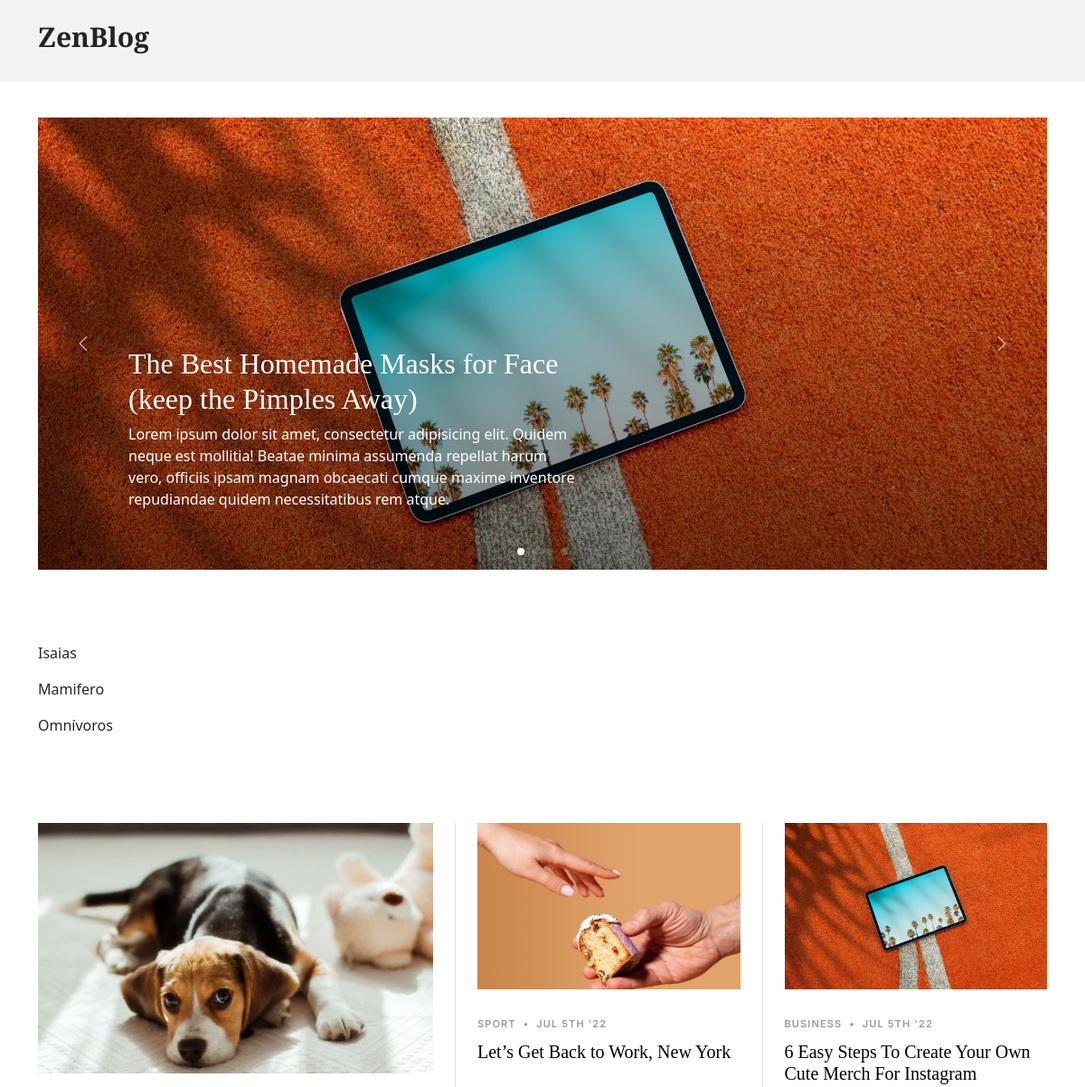
Before: /Appzoologico/ (upper part) with the older database file.
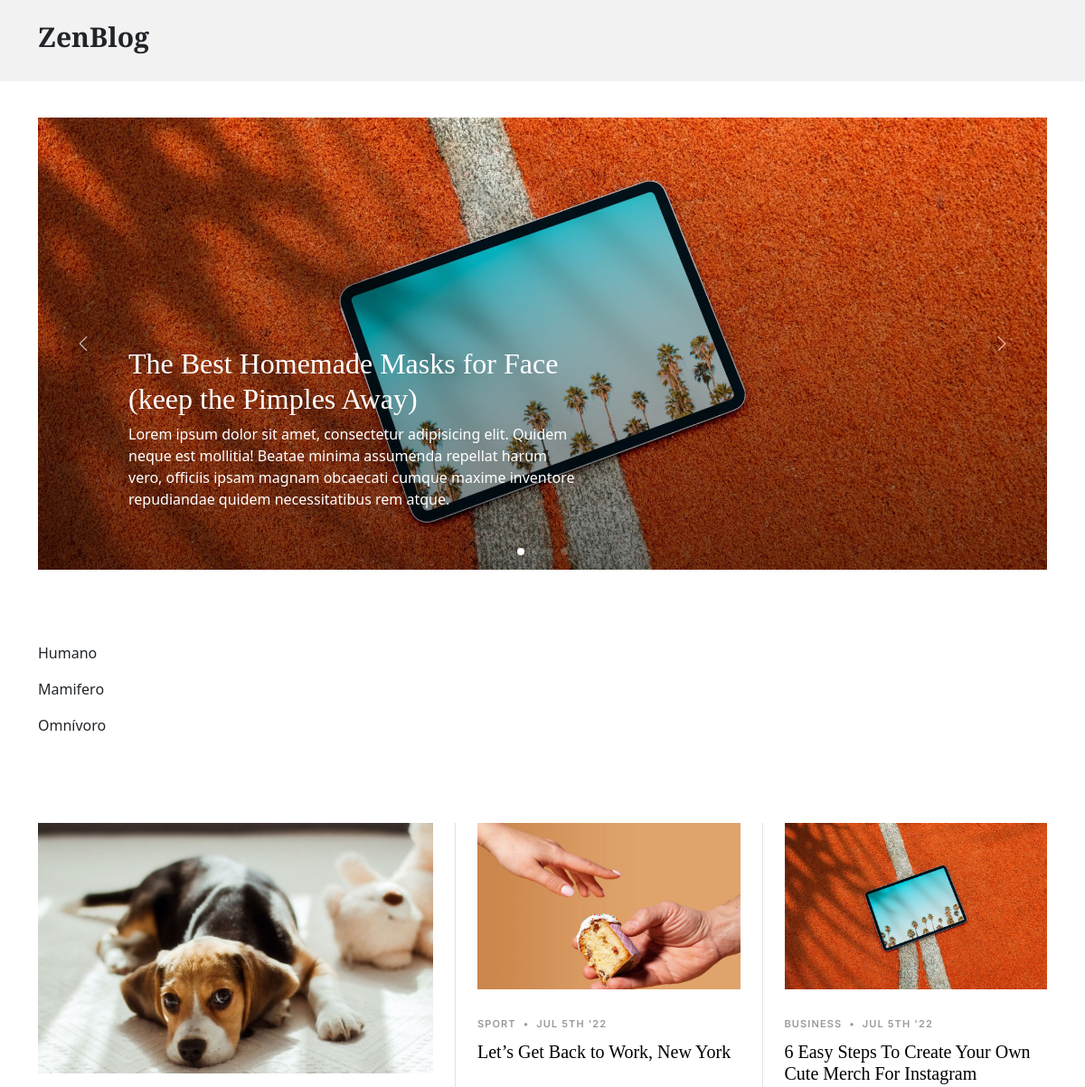
After: the same page with the newer database file.
### Appzoologico/models.py (models this page shows)
class Animal_GrupoPrincipal (models.Model):
    nombre = models.CharField(max_length = 40)
    extremidades = models.IntegerField()
    AlimentacionElecciones = [
        ('Omnívoro', 'Omnívoro'),
        ('Carnívoro', 'Carnívoro'),
        ('Herbívoro', 'Herbívoro'),
        ('Insectivoros', 'Insectivoros'),
    ]
    alimentacion = models.CharField(max_length = 12, choices = AlimentacionElecciones, default='Omnívoro')
    conducta = models.CharField(max_length = 45)
    class Meta:
        abstract = True

class Animal_GrupoSecundario1 (Animal_GrupoPrincipal):
    Subfilo_Vertebrado = "Vertebrado"
    EspecieElecciones = [
        ('Mamifero', 'Mamifero'),
        ('Aves', 'Aves'),
        ('Reptil', 'Reptil'),
        ('Anfibio', 'Anfibio'),
        ('Pez', 'Pez'),
    ]
    Especie = models.CharField(
        max_length= 8,
        choices= EspecieElecciones,
        default= 'Mamifero',
    )

### Appzoologico/views.py (the view)
# urls.py: path('', view_zool, name="Home"),
def view_zool(request):
    vertebrados = Animal_GrupoSecundario1.objects.all()
    try:
        avatar = Avatar.objects.get(user = request.user)
    except:
        return render(request, "indexZoo.html",  {"vertebrados": vertebrados})
    return render(request, "indexZoo.html",  {"vertebrados": vertebrados, "imgPerfil": avatar.imagen.url})

### Appzoologico/templates/indexZoo.html (shortened to what this page needs)
<!DOCTYPE html>
<html lang="en">
<head>
  {% load static %}
  <link href="{% static 'assets/vendor/bootstrap/css/bootstrap.min.css' %}" rel="stylesheet">
  <link href="{% static 'assets/vendor/bootstrap-icons/bootstrap-icons.css' %}" rel="stylesheet">
  <link href="{% static 'assets/vendor/swiper/swiper-bundle.min.css' %}" rel="stylesheet">
  <link href="{% static 'assets/vendor/glightbox/css/glightbox.min.css' %}" rel="stylesheet">
  <link href="{% static 'assets/vendor/aos/aos.css' %}" rel="stylesheet">
  <link href="{% static 'assets/css/variables.css' %}" rel="stylesheet">
  <link href="{% static 'assets/css/main.css' %}" rel="stylesheet">
</head>
<body>
  <header id="header" class="header d-flex align-items-center fixed-top">
    <div class="container-fluid container-xl d-flex align-items-center justify-content-between">
      <a href="indexZoo.html" class="logo d-flex align-items-center col-4">
        <h1>ZenBlog</h1>
      </a>
    </div>
  </header>
  {% block Main %}
  <main id="main">
    <section id="hero-slider" class="hero-slider">
      <div class="container-md" data-aos="fade-in">
        <div class="row">
          <div class="col-12">
            <div class="swiper sliderFeaturedPosts">
              <div class="swiper-wrapper">
                <div class="swiper-slide">
                  <a href="single-post.html" class="img-bg d-flex align-items-end" style="background-image: url('assets/img/post-slide-1.jpg' );">
                    <div class="img-bg-inner">
                      <h2>The Best Homemade Masks for Face (keep the Pimples Away)</h2>
                      <p>Lorem ipsum dolor sit amet, consectetur adipisicing elit. Quidem neque est mollitia! Beatae minima assumenda repellat harum vero, officiis ipsam magnam obcaecati cumque maxime inventore repudiandae quidem necessitatibus rem atque.</p>
                    </div>
                  </a>
                </div>
              </div>
              <div class="custom-swiper-button-next">
                <span class="bi-chevron-right"></span>
              </div>
              <div class="custom-swiper-button-prev">
                <span class="bi-chevron-left"></span>
              </div>
              <div class="swiper-pagination"></div>
            </div>
          </div>
        </div>
      </div>
    </section>
    <section class="container">
      {% for animal in vertebrados %}
      <p>{{ animal.nombre }}</p>
      <p>{{ animal.Especie }}</p>
      <p>{{ animal.alimentacion }}</p>
      {% endfor %}
    </section>
    <section id="posts" class="posts">
      <div class="container" data-aos="fade-up">
        <div class="row g-5">
          <div class="col-lg-5">
            <div class="post-entry-1 lg">
              <a href="single-post.html"><img src="{% static 'assets/img/post-landscape-1.jpg' %}" alt="" class="img-fluid"></a>
            </div>
          </div>
          <div class="col-lg-7">
            <div class="row g-5">
              <div class="col-lg-6 border-start custom-border">
                <div class="post-entry-1">
                  <a href="single-post.html"><img src="{% static 'assets/img/post-landscape-2.jpg' %}" alt="" class="img-fluid"></a>
                  <div class="post-meta"><span class="date">Sport</span> <span class="mx-1">&bullet;</span> <span>Jul 5th '22</span></div>
                  <h2><a href="single-post.html">Let’s Get Back to Work, New York</a></h2>
                </div>
              </div>
              <div class="col-lg-6 border-start custom-border">
                <div class="post-entry-1">
                  <a href="single-post.html"><img src="{% static 'assets/img/post-landscape-3.jpg' %}" alt="" class="img-fluid"></a>
                  <div class="post-meta"><span class="date">Business</span> <span class="mx-1">&bullet;</span> <span>Jul 5th '22</span></div>
                  <h2><a href="single-post.html">6 Easy Steps To Create Your Own Cute Merch For Instagram</a></h2>
                </div>
              </div>
            </div>
          </div>
        </div>
      </div>
    </section>
  </main>
  {% endblock %}
</body>
</html>

### Appzoologico/static/assets/css/variables.css (style rules this page uses)
:root { --font-default: 'EB Garamond', system-ui, -apple-system, "Segoe UI", Roboto, "Helvetica Neue", Arial, "Noto Sans", "Liberation Sans", sans-serif, "Apple Color Emoji", "Segoe UI Emoji", "Segoe UI Symbol", "Noto Color Emoji"; --font-primary: 'EB Garamond', serif; --font-secondary: 'Inter', sans-serif; --color-default: #212529; --color-default-rgb: 33, 37, 41; --color-links: #212529; --color-links-hover: #15171a; --color-primary: #212529; --color-primary-light: #26282c; --color-primary-dark: #0b0c0e; --color-primary-rgb: 33, 37, 41; --color-primary-light-rgb: 38, 40, 44; --color-primary-dark-rgb: 11, 12, 14; --color-secondary: #596d80; --color-secondary-light: #8498aa; --color-secondary-dark: #404f5c; --color-secondary-rgb: 89, 109, 128; --color-secondary-light-rgb: 132, 152, 170; --color-secondary-dark-rgb: 64, 79, 92; --color-blue: #0d6efd; --color-blue-rgb: 13, 110, 253; --color-indigo: #6610f2; --color-indigo-rgb: 102, 16, 242; --color-purple: #6f42c1; --color-purple-rgb: 111, 66, 193; --color-pink: #f3268c; --color-pink-rgb: 243, 38, 140; --color-red: #df1529; --color-red-rgb: 223, 21, 4; --color-orange: #fd7e14; --color-orange-rgb: 253, 126, 20; --color-yellow: #ffc107; --color-yellow-rgb: 255, 193, 7; --color-green: #059652; --color-green-rgb: 5, 150, 82; --color-teal: #20c997; --color-teal-rgb: 32, 201, 151; --color-cyan: #0dcaf0; --color-cyan-rgb: 13, 202, 240; --color-white: #ffffff; --color-white-rgb: 255, 255, 255; --color-gray: #6c757d; --color-gray-rgb: 108, 117, 125; --color-black: #000000; --color-black-rgb: 0, 0, 0; }
:root { --bs-blue: var(--color-blue); --bs-indigo: var(--color-indigo); --bs-purple: var(--color-purple); --bs-pink: var(--color-pink); --bs-red: var(--color-red); --bs-orange: var(--color-orange); --bs-yellow: var(--color-yellow); --bs-green: var(--color-green); --bs-teal: var(--color-teal); --bs-cyan: var(--color-cyan); --bs-white: var(--color-white); --bs-gray: var(--color-gray); --bs-gray-dark: #343a40; --bs-gray-100: #f8f9fa; --bs-gray-200: #e9ecef; --bs-gray-300: #dee2e6; --bs-gray-400: #ced4da; --bs-gray-500: #adb5bd; --bs-gray-600: #6c757d; --bs-gray-700: #495057; --bs-gray-800: #343a40; --bs-gray-900: #212529; --bs-primary: var(--color-blue); --bs-secondary: var(--color-blue); --bs-success: #198754; --bs-info: #0dcaf0; --bs-warning: #ffc107; --bs-danger: #dc3545; --bs-light: #f8f9fa; --bs-dark: #212529; --bs-primary-rgb: var(--color-primary-rgb); --bs-secondary-rgb: var(--color-secondary-rgb); --bs-success-rgb: 25, 135, 84; --bs-info-rgb: 13, 202, 240; --bs-warning-rgb: 255, 193, 7; --bs-danger-rgb: 220, 53, 69; --bs-light-rgb: 248, 249, 250; --bs-dark-rgb: 33, 37, 41; --bs-white-rgb: var(--color-white-rgb); --bs-black-rgb: var(--color-black-rgb); --bs-body-color-rgb: var(--color-default-rgb); --bs-body-bg-rgb: 255, 255, 255; --bs-font-sans-serif: var(--font-default); --bs-font-monospace: SFMono-Regular, Menlo, Monaco, Consolas, "Liberation Mono", "Courier New", monospace; --bs-gradient: linear-gradient(180deg, rgba(255, 255, 255, 0.15), rgba(255, 255, 255, 0)); --bs-body-font-family: var(--font-default); --bs-body-font-size: 1rem; --bs-body-font-weight: 400; --bs-body-line-height: 1.5; --bs-body-color: var(--color-default); --bs-body-bg: #fff; }

Changed rows visible on the page:
changed Animal_GrupoSecundario1 "Mamifero": nombre "Isaias" → "Humano"; alimentacion "Omnívoros" → "Omnívoro"
